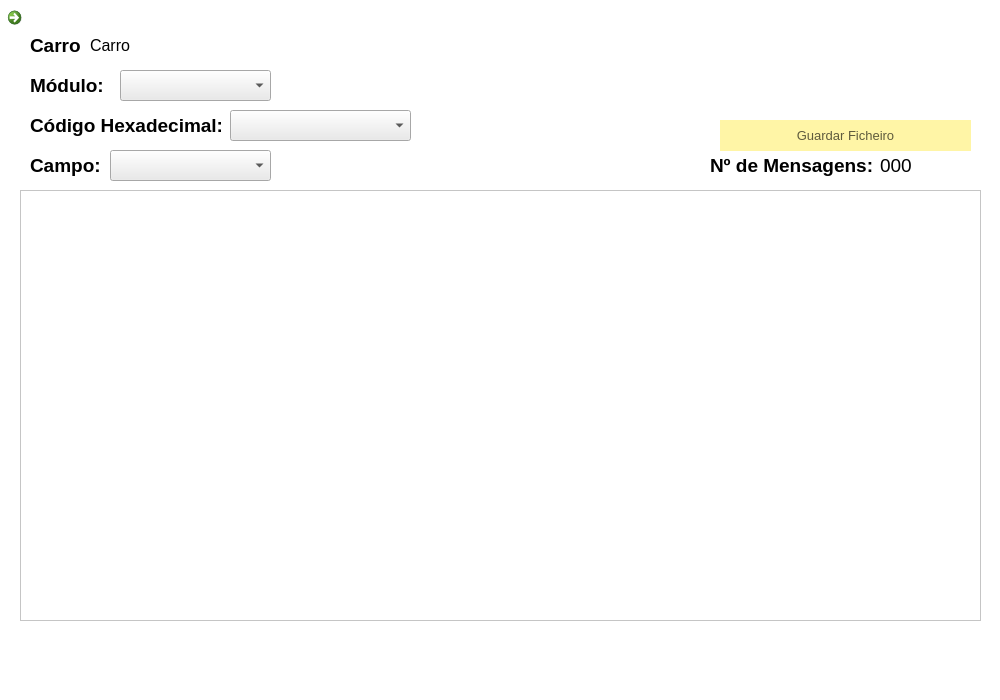
<?xml version="1.0" encoding="UTF-8"?>
<ui version="4.0">
 <class>TabelaDados</class>
 <widget class="QDialog" name="TabelaDados">
  <property name="geometry">
   <rect>
    <x>0</x>
    <y>0</y>
    <width>1000</width>
    <height>700</height>
   </rect>
  </property>
  <property name="windowTitle">
   <string>Tabela de Dados</string>
  </property>
  <property name="windowIcon">
   <iconset>
    <normaloff>../icon.ico</normaloff>../icon.ico</iconset>
  </property>
  <property name="styleSheet">
   <string notr="true">background: white;</string>
  </property>
  <widget class="QTableView" name="tableViewTabelaDados">
   <property name="geometry">
    <rect>
     <x>20</x>
     <y>190</y>
     <width>961</width>
     <height>431</height>
    </rect>
   </property>
   <property name="font">
    <font>
     <pointsize>10</pointsize>
    </font>
   </property>
  </widget>
  <widget class="QComboBox" name="comboBoxModulo">
   <property name="geometry">
    <rect>
     <x>120</x>
     <y>70</y>
     <width>151</width>
     <height>31</height>
    </rect>
   </property>
   <property name="font">
    <font>
     <pointsize>10</pointsize>
    </font>
   </property>
   <property name="styleSheet">
    <string notr="true">background:rgb(234, 234, 234)</string>
   </property>
   <property name="placeholderText">
    <string>&lt;Selecionar Módulo&gt;</string>
   </property>
  </widget>
  <widget class="QLabel" name="label_4">
   <property name="geometry">
    <rect>
     <x>30</x>
     <y>150</y>
     <width>71</width>
     <height>31</height>
    </rect>
   </property>
   <property name="font">
    <font>
     <pointsize>14</pointsize>
     <bold>true</bold>
    </font>
   </property>
   <property name="text">
    <string>Campo:</string>
   </property>
  </widget>
  <widget class="QLabel" name="label_6">
   <property name="geometry">
    <rect>
     <x>710</x>
     <y>150</y>
     <width>171</width>
     <height>31</height>
    </rect>
   </property>
   <property name="font">
    <font>
     <pointsize>14</pointsize>
     <bold>true</bold>
    </font>
   </property>
   <property name="text">
    <string>Nº de Mensagens:</string>
   </property>
  </widget>
  <widget class="QLabel" name="labelNMensagens">
   <property name="geometry">
    <rect>
     <x>880</x>
     <y>150</y>
     <width>101</width>
     <height>31</height>
    </rect>
   </property>
   <property name="font">
    <font>
     <pointsize>14</pointsize>
    </font>
   </property>
   <property name="text">
    <string>000</string>
   </property>
  </widget>
  <widget class="QLabel" name="label_2">
   <property name="geometry">
    <rect>
     <x>30</x>
     <y>110</y>
     <width>191</width>
     <height>31</height>
    </rect>
   </property>
   <property name="font">
    <font>
     <pointsize>14</pointsize>
     <bold>true</bold>
    </font>
   </property>
   <property name="text">
    <string>Código Hexadecimal:</string>
   </property>
  </widget>
  <widget class="QComboBox" name="comboBoxCampo">
   <property name="geometry">
    <rect>
     <x>110</x>
     <y>150</y>
     <width>161</width>
     <height>31</height>
    </rect>
   </property>
   <property name="font">
    <font>
     <pointsize>10</pointsize>
    </font>
   </property>
   <property name="styleSheet">
    <string notr="true">background:rgb(234, 234, 234)</string>
   </property>
   <property name="placeholderText">
    <string>&lt;Selecionar Campo&gt;</string>
   </property>
  </widget>
  <widget class="QLabel" name="labelNomeCarro">
   <property name="geometry">
    <rect>
     <x>90</x>
     <y>30</y>
     <width>461</width>
     <height>31</height>
    </rect>
   </property>
   <property name="font">
    <font>
     <pointsize>12</pointsize>
    </font>
   </property>
   <property name="text">
    <string>Carro</string>
   </property>
  </widget>
  <widget class="QComboBox" name="comboBoxCodigoHEX">
   <property name="geometry">
    <rect>
     <x>230</x>
     <y>110</y>
     <width>181</width>
     <height>31</height>
    </rect>
   </property>
   <property name="font">
    <font>
     <pointsize>10</pointsize>
    </font>
   </property>
   <property name="styleSheet">
    <string notr="true">background:rgb(234, 234, 234)</string>
   </property>
   <property name="placeholderText">
    <string>&lt;Selecionar Código Hex&gt;</string>
   </property>
  </widget>
  <widget class="QLabel" name="label">
   <property name="geometry">
    <rect>
     <x>30</x>
     <y>70</y>
     <width>81</width>
     <height>31</height>
    </rect>
   </property>
   <property name="font">
    <font>
     <pointsize>14</pointsize>
     <bold>true</bold>
    </font>
   </property>
   <property name="text">
    <string>Módulo:</string>
   </property>
  </widget>
  <widget class="QLabel" name="label_3">
   <property name="geometry">
    <rect>
     <x>30</x>
     <y>30</y>
     <width>51</width>
     <height>31</height>
    </rect>
   </property>
   <property name="font">
    <font>
     <pointsize>14</pointsize>
     <bold>true</bold>
    </font>
   </property>
   <property name="text">
    <string>Carro</string>
   </property>
  </widget>
  <widget class="QCommandLinkButton" name="commandButtonVoltar">
   <property name="geometry">
    <rect>
     <x>0</x>
     <y>0</y>
     <width>31</width>
     <height>31</height>
    </rect>
   </property>
   <property name="cursor">
    <cursorShape>PointingHandCursor</cursorShape>
   </property>
   <property name="styleSheet">
    <string notr="true">QCommandLinkButton
{
	border: none;
}

QCommandLinkButton:hover
{
	border: none;
}</string>
   </property>
   <property name="text">
    <string/>
   </property>
   <property name="icon">
    <iconset>
     <normaloff>../setavoltar.ico</normaloff>../setavoltar.ico</iconset>
   </property>
  </widget>
  <widget class="QPushButton" name="btnGuardar">
   <property name="geometry">
    <rect>
     <x>720</x>
     <y>120</y>
     <width>251</width>
     <height>31</height>
    </rect>
   </property>
   <property name="font">
    <font>
     <pointsize>10</pointsize>
    </font>
   </property>
   <property name="cursor">
    <cursorShape>PointingHandCursor</cursorShape>
   </property>
   <property name="styleSheet">
    <string notr="true">QPushButton{
	background-color:rgb(255, 245, 166);
	border:none;
	color:rgb(95, 91, 61);
	border -bottom: 5px solid rgb(162, 155, 105)
}
QPushButton:hover{
	background-color:rgb(229, 217, 150);
	border-bottom: 5px solid rgb(162, 155, 105)
}
QPushButton:pressed {
	background-color:rgb(255, 242, 165);
	border-bottom: 5px solid rgb(162, 155, 105)
}</string>
   </property>
   <property name="text">
    <string>Guardar Ficheiro</string>
   </property>
  </widget>
 </widget>
 <resources/>
 <connections/>
</ui>
